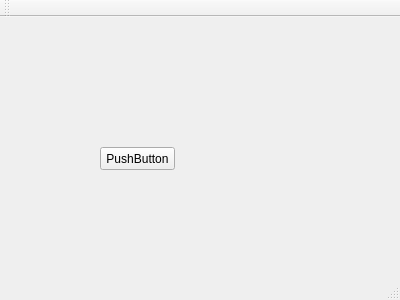
<?xml version="1.0" encoding="UTF-8"?>
<ui version="4.0">
 <class>MainWindow</class>
 <widget class="QMainWindow" name="MainWindow">
  <property name="geometry">
   <rect>
    <x>0</x>
    <y>0</y>
    <width>400</width>
    <height>300</height>
   </rect>
  </property>
  <property name="windowTitle">
   <string>MainWindow</string>
  </property>
  <widget class="QWidget" name="centralWidget">
   <widget class="QPushButton" name="pushButton">
    <property name="geometry">
     <rect>
      <x>100</x>
      <y>130</y>
      <width>75</width>
      <height>23</height>
     </rect>
    </property>
    <property name="text">
     <string>PushButton</string>
    </property>
   </widget>
   <widget class="Form" name="widget" native="true">
    <property name="geometry">
     <rect>
      <x>60</x>
      <y>30</y>
      <width>120</width>
      <height>80</height>
     </rect>
    </property>
   </widget>
  </widget>
  <widget class="QMenuBar" name="menuBar">
   <property name="geometry">
    <rect>
     <x>0</x>
     <y>0</y>
     <width>400</width>
     <height>18</height>
    </rect>
   </property>
  </widget>
  <widget class="QToolBar" name="mainToolBar">
   <attribute name="toolBarArea">
    <enum>TopToolBarArea</enum>
   </attribute>
   <attribute name="toolBarBreak">
    <bool>false</bool>
   </attribute>
  </widget>
  <widget class="QStatusBar" name="statusBar"/>
 </widget>
 <layoutdefault spacing="6" margin="11"/>
 <customwidgets>
  <customwidget>
   <class>Form</class>
   <extends>QWidget</extends>
   <header>form.h</header>
   <container>1</container>
  </customwidget>
 </customwidgets>
 <resources/>
 <connections/>
</ui>
